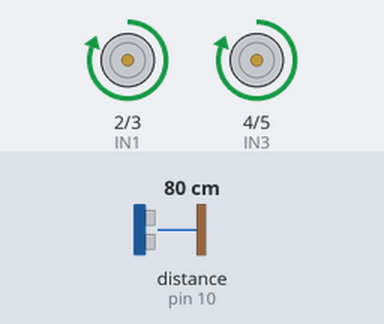
Bench run of a sketch on a simulated Arduino Uno, built with avr-gcc and run on an emulated ATmega328P. Shown: motor-driver pin pairs drawn as motors (green arrow = first pin HIGH = forward, orange = second pin HIGH = backward, longer = more drive). Inputs (shaded band) come from the test bench; at power-on: distance to the obstacle (sensor on pin 10) 80 cm. The echo pulse lasts 58.3 µs per cm; what the sketch prints to the serial monitor is not drawn.

Above: at 1.2 s.
1.3 s: distance to the obstacle (sensor on pin 10) set to 22 cm
2.8 s: distance to the obstacle (sensor on pin 10) set to 17 cm
At 3.5 s:
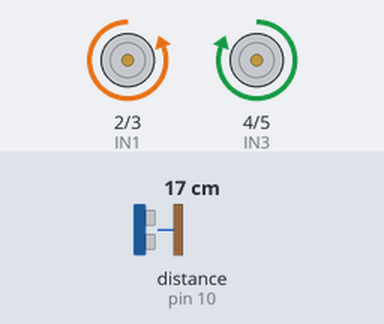
5.8 s: distance to the obstacle (sensor on pin 10) set to 60 cm
At 7.3 s:
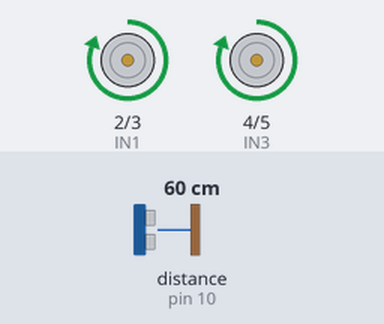
7.6 s: distance to the obstacle (sensor on pin 10) set to 2 cm
At 7.77 s:
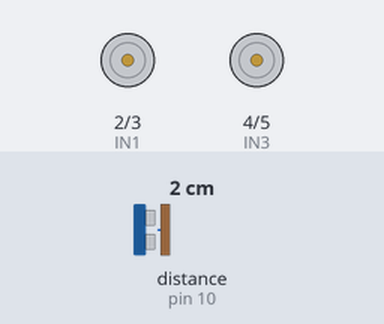
Timing chart, 0 to 11.6 s (numbered marks = the images above; inputs shaded):
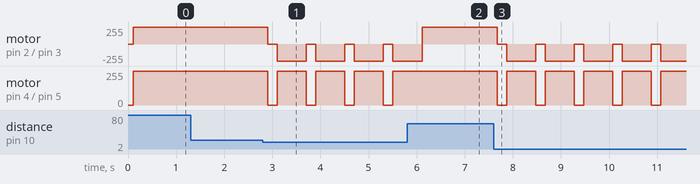

Measured:
- the behaviour switches between 20 and 19 cm on distance to the obstacle (sensor on pin 10) (found by bisection; images 0 and 1)
- after the input at 1.3 s, every drawn part: stays the same
- after the input at 2.8 s, motor on pin 2 (IN1) / pin 3 (IN2): alternates backward 255/255 for 0.60 s and stopped for 0.20 s, starting after 0.10 s; motor on pin 4 (IN3) / pin 5 (IN4): alternates forward 255/255 for 0.60 s and stopped for 0.20 s, starting after 0.10 s
- after the input at 5.8 s, motor on pin 4 (IN3) / pin 5 (IN4): stops changing and stays forward 255/255
- after the input at 7.6 s, motor on pin 2 (IN1) / pin 3 (IN2): alternates backward 255/255 for 0.60 s and stopped for 0.20 s, starting after 0.08 s; motor on pin 4 (IN3) / pin 5 (IN4): alternates forward 255/255 for 0.60 s and stopped for 0.20 s, starting after 0.08 s

The sketch:

robot.ino
```cpp
#include <NewPing.h>

// تعريف المداخل للسينسور
#define TRIG_PIN 9
#define ECHO_PIN 10
#define MAX_DISTANCE 200

// الموتور A
#define IN1 2
#define IN2 3

// الموتور B
#define IN3 4
#define IN4 5

NewPing sonar(TRIG_PIN, ECHO_PIN, MAX_DISTANCE);

void setup() {
  pinMode(IN1, OUTPUT);
  pinMode(IN2, OUTPUT);
  pinMode(IN3, OUTPUT);
  pinMode(IN4, OUTPUT);
  Serial.begin(9600);
}

void loop() {
  delay(100);  // مهلة بسيطة لقراءة السينسور
  int distance = sonar.ping_cm();
  Serial.print("المسافة: ");
  Serial.println(distance);

  if (distance > 0 && distance < 20) {
    // إذا في عائق قريب
    stopCar();
    delay(200);
    turnRight();
    delay(500);
  } else {
    moveForward();
  }
}

// فنكشنز التحكم بالموتور
void moveForward() {
  digitalWrite(IN1, HIGH);
  digitalWrite(IN2, LOW);
  digitalWrite(IN3, HIGH);
  digitalWrite(IN4, LOW);
}

void stopCar() {
  digitalWrite(IN1, LOW);
  digitalWrite(IN2, LOW);
  digitalWrite(IN3, LOW);
  digitalWrite(IN4, LOW);
}

void turnRight() {
  digitalWrite(IN1, LOW);
  digitalWrite(IN2, HIGH);
  digitalWrite(IN3, HIGH);
  digitalWrite(IN4, LOW);
}
```
